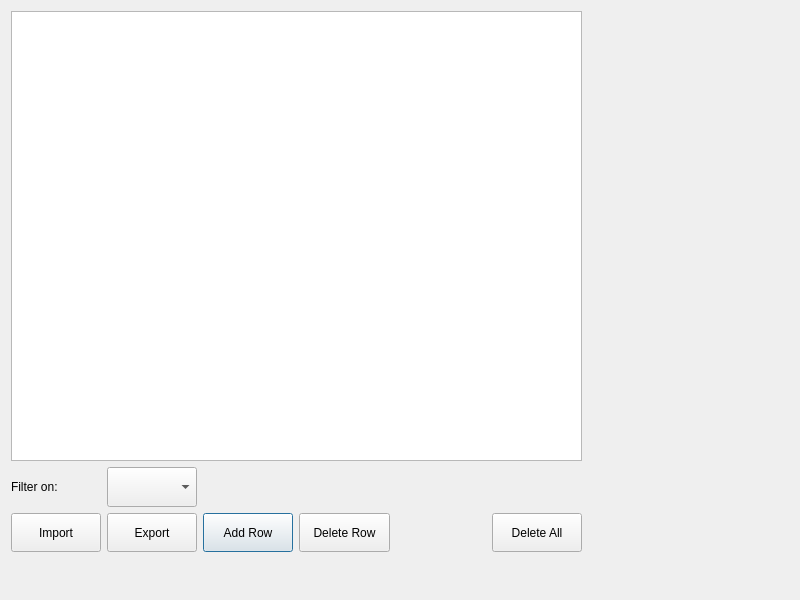
<?xml version="1.0" encoding="UTF-8"?>
<ui version="4.0">
 <class>BandsMarkers</class>
 <widget class="QDialog" name="BandsMarkers">
  <property name="geometry">
   <rect>
    <x>0</x>
    <y>0</y>
    <width>800</width>
    <height>600</height>
   </rect>
  </property>
  <property name="windowTitle">
   <string>Preset Frequencies</string>
  </property>
  <widget class="QWidget" name="layoutWidget">
   <property name="geometry">
    <rect>
     <x>11</x>
     <y>11</y>
     <width>571</width>
     <height>581</height>
    </rect>
   </property>
   <layout class="QGridLayout" name="gridLayout">
    <item row="4" column="3">
     <spacer name="verticalSpacer">
      <property name="orientation">
       <enum>Qt::Vertical</enum>
      </property>
      <property name="sizeHint" stdset="0">
       <size>
        <width>20</width>
        <height>40</height>
       </size>
      </property>
     </spacer>
    </item>
    <item row="0" column="0" rowspan="2" colspan="6">
     <widget class="QTableView" name="freqBands">
      <property name="sizePolicy">
       <sizepolicy hsizetype="Expanding" vsizetype="Expanding">
        <horstretch>0</horstretch>
        <verstretch>0</verstretch>
       </sizepolicy>
      </property>
      <property name="minimumSize">
       <size>
        <width>0</width>
        <height>450</height>
       </size>
      </property>
     </widget>
    </item>
    <item row="3" column="2">
     <widget class="QPushButton" name="addRow">
      <property name="enabled">
       <bool>true</bool>
      </property>
      <property name="sizePolicy">
       <sizepolicy hsizetype="Expanding" vsizetype="Expanding">
        <horstretch>0</horstretch>
        <verstretch>0</verstretch>
       </sizepolicy>
      </property>
      <property name="text">
       <string>Add Row</string>
      </property>
     </widget>
    </item>
    <item row="3" column="3">
     <widget class="QPushButton" name="deleteRow">
      <property name="enabled">
       <bool>true</bool>
      </property>
      <property name="sizePolicy">
       <sizepolicy hsizetype="Expanding" vsizetype="Expanding">
        <horstretch>0</horstretch>
        <verstretch>0</verstretch>
       </sizepolicy>
      </property>
      <property name="text">
       <string>Delete Row</string>
      </property>
     </widget>
    </item>
    <item row="3" column="5">
     <widget class="QPushButton" name="deleteAll">
      <property name="sizePolicy">
       <sizepolicy hsizetype="Expanding" vsizetype="Expanding">
        <horstretch>0</horstretch>
        <verstretch>0</verstretch>
       </sizepolicy>
      </property>
      <property name="toolTip">
       <string>Delete all rows</string>
      </property>
      <property name="text">
       <string>Delete All</string>
      </property>
     </widget>
    </item>
    <item row="2" column="0">
     <widget class="QLabel" name="label_12">
      <property name="sizePolicy">
       <sizepolicy hsizetype="Expanding" vsizetype="Expanding">
        <horstretch>0</horstretch>
        <verstretch>0</verstretch>
       </sizepolicy>
      </property>
      <property name="text">
       <string>Filter on:</string>
      </property>
     </widget>
    </item>
    <item row="2" column="1">
     <widget class="QComboBox" name="filterBox">
      <property name="sizePolicy">
       <sizepolicy hsizetype="Expanding" vsizetype="Expanding">
        <horstretch>0</horstretch>
        <verstretch>0</verstretch>
       </sizepolicy>
      </property>
      <property name="editable">
       <bool>false</bool>
      </property>
     </widget>
    </item>
    <item row="3" column="1">
     <widget class="QPushButton" name="exportButton">
      <property name="enabled">
       <bool>true</bool>
      </property>
      <property name="sizePolicy">
       <sizepolicy hsizetype="Expanding" vsizetype="Expanding">
        <horstretch>0</horstretch>
        <verstretch>0</verstretch>
       </sizepolicy>
      </property>
      <property name="text">
       <string>Export</string>
      </property>
     </widget>
    </item>
    <item row="3" column="4">
     <spacer name="horizontalSpacer">
      <property name="orientation">
       <enum>Qt::Horizontal</enum>
      </property>
      <property name="sizeHint" stdset="0">
       <size>
        <width>40</width>
        <height>20</height>
       </size>
      </property>
     </spacer>
    </item>
    <item row="3" column="0">
     <widget class="QPushButton" name="importButton">
      <property name="enabled">
       <bool>true</bool>
      </property>
      <property name="sizePolicy">
       <sizepolicy hsizetype="Expanding" vsizetype="Expanding">
        <horstretch>0</horstretch>
        <verstretch>0</verstretch>
       </sizepolicy>
      </property>
      <property name="text">
       <string>Import</string>
      </property>
     </widget>
    </item>
   </layout>
  </widget>
 </widget>
 <resources/>
 <connections/>
</ui>
